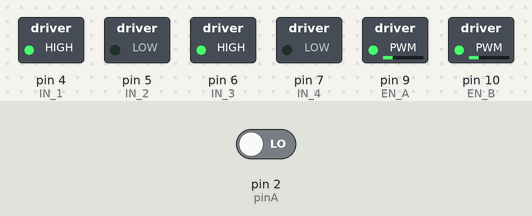
Simulated run of this sketch. Board: Arduino Uno, built with avr-gcc and run on an emulated ATmega328P. Shown: switched loads named in the sketch (green lamp = pin HIGH). Inputs (shaded band) come from the test bench; at power-on: pin 2 (pinA) LOW. What the sketch prints to the serial monitor is not drawn.

Above: at 0.1 s.
Timing chart, 0 to 1.6 s (numbered marks = the images above):
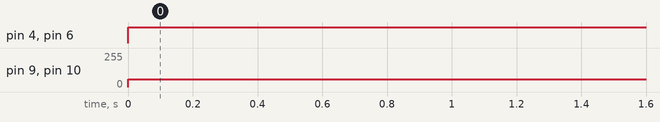

Measured:
- by itself, pin 4 (IN_1), pin 6 (IN_3): LOW → HIGH at 0.00 s
- by itself, pin 9 (EN_A), pin 10 (EN_B): 0/255 → 60/255 at 0.00 s

The sketch:

demo_for_distance.ino
```cpp
char state;
 float linearDist=0;
 String dir1;
  String dir2;// forward or backward distance
 String mode="accurate_driving";
 String submode="Forward30";
 String distance;
 float dist;
 int EN_A=9;
 int EN_B=10;
int IN_1=4; //left motor
int IN_2=5; //left motor
int IN_3=6; //right motor
int IN_4=7; //right motor
int pinA=2; //encoder input pin
int slots = 20; //no of slots of optical encoder(equivalent to PPR)
float wheel = 21; // wheel circumference
volatile unsigned int pulses=0;
int revolutions;
String angleName;
float angle;
int pin = 0;
int Count;
float PulseReq;

void setup() {
 pinMode(IN_1,OUTPUT);
 pinMode(IN_2,OUTPUT);
 pinMode(IN_3,OUTPUT);
 pinMode(IN_4,OUTPUT);
 pinMode(EN_A,OUTPUT);
 pinMode(EN_B,OUTPUT);
 pinMode(pinA,INPUT);
 attachInterrupt(digitalPinToInterrupt(pinA),counting,RISING);
 Serial.begin(9600);
}

void counting()
{
  pulses++;
 }

void left(int sped)
{
  digitalWrite(IN_1,LOW);
  digitalWrite(IN_2,HIGH);
  digitalWrite(IN_3,HIGH);
  digitalWrite(IN_4,LOW);
  analogWrite(EN_A,sped);
  analogWrite(EN_B,sped);
  }

 void right(int sped)
{
  digitalWrite(IN_1,HIGH);
  digitalWrite(IN_2,LOW);
  digitalWrite(IN_3,LOW);
  digitalWrite(IN_4,HIGH);
  analogWrite(EN_A,sped);
  analogWrite(EN_B,sped);
  }

  void forward(int sped)
{
  digitalWrite(IN_1,HIGH);
  digitalWrite(IN_2,LOW);
  digitalWrite(IN_3,HIGH);
  digitalWrite(IN_4,LOW);
  analogWrite(EN_A,sped);
  analogWrite(EN_B,sped);
  }
   void rightforward(int sped)
{
  digitalWrite(IN_1,HIGH);
  digitalWrite(IN_2,LOW);
  digitalWrite(IN_3,LOW);
  digitalWrite(IN_4,LOW);
  analogWrite(EN_A,sped);
  analogWrite(EN_B,sped);
  }
   void rightbackward(int sped)
{
  digitalWrite(IN_1,LOW);
  digitalWrite(IN_2,HIGH);
  digitalWrite(IN_3,HIGH);
  digitalWrite(IN_4,HIGH);
  analogWrite(EN_A,sped);
  analogWrite(EN_B,sped);
  }
  void backward(int sped)
  {
    digitalWrite(IN_1,LOW);
    digitalWrite(IN_2,HIGH);
    digitalWrite(IN_3,LOW);
    digitalWrite(IN_4,HIGH);
    analogWrite(EN_A,sped);
  analogWrite(EN_B,sped);
  }

  void leftforward(int sped)
{
  digitalWrite(IN_1,LOW);
  digitalWrite(IN_2,LOW);
  digitalWrite(IN_3,HIGH);
  digitalWrite(IN_4,LOW);
  analogWrite(EN_A,sped);
  analogWrite(EN_B,sped);
  }
  void leftbackward(int sped)
{
  digitalWrite(IN_1,HIGH);
  digitalWrite(IN_2,HIGH);
  digitalWrite(IN_3,LOW);
  digitalWrite(IN_4,HIGH);
  analogWrite(EN_A,sped);
  analogWrite(EN_B,sped);
  }
   void Stop()
{
  digitalWrite(IN_1,LOW);
  digitalWrite(IN_2,LOW);
  digitalWrite(IN_3,LOW);
  digitalWrite(IN_4,LOW);
  }

void loop() {
  forward(60);
  Serial.println(pulses);
  /*while(Serial.available()>0)
  {
     mode = Serial.read ();
     submode= Serial.read ();*/
     /*if(mode=="accurate_driving")
     {
         if(submode=="shapes")
          {

          }

          else {
            dir1 = submode.substring(0,6);
            dir2 = submode.substring(0,7);

            */
           // while(1);

             // if (dir1 == "Forward")
              //{
                //forward(40);
}
              //  distance = submode.substring(7);
            //dist = distance.toFloat();
            //dist=10;
               //}
              /*else if (dir2 = "Backward")
               {
                 backward(60);
                 distance = submode.substring(8);
            dist = distance.toFloat();
               }*/
            /*revolutions = pulses/slots;
            linearDist = wheel*revolutions;
              }


                Stop();
            }


     }
     /*else if(mode == "angle")
     {
      angleName = submode.substring(0);
      angle = angleName.toFloat();

      do
      {
        right();
        Count= slots/360;
        PulseReq= angle/Count;
      }
      while(pulses != PulseReq);
     }*/
```
